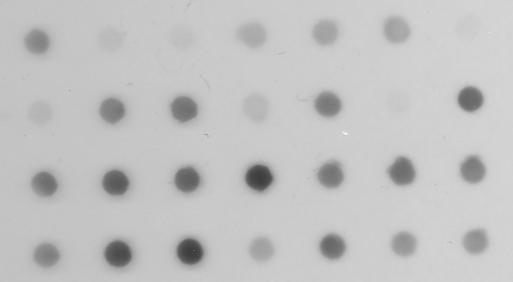
#> input picture Dot_Blot.jpg, 513 x 282 px
$ jupyter execute --allow-errors T2_2022_corrpostTD_students.ipynb   (shell and % lines are left out)
#> lines starting #> are read from the running program, lines starting #| are printed output that depends on the picture; long printed decimals are rounded
# Tutorial 2 - fourier transforms & filters

## Objectives:

 - Fourier transform of images (FT)
     - display the amplitude and phase of the FT of an image
     - understand how characteristic of basic shapes influence the aspect of the FT amplitude
     - use the FT to apply filters in the frequency domain
 - apply filters in the frequency domain
 - apply convolution filter on images

<div class="alert alert-block alert-info">
    <i class="bi-hexagon"></i>
    Parts of the code that should be written of modified are specified by
    <strong>YOUR TURN</strong> at the beginning of comments lines in code cells.
    </div>

[cell 1]
# import libraries and functions
import numpy as np
from numpy.fft import fft2, fftshift, ifft2, ifftshift

import matplotlib.pyplot as plt
from matplotlib.pyplot import imread
from matplotlib.colors import LogNorm

import os
from scipy import ndimage

from skimage.morphology import dilation, erosion
from skimage.morphology import square,rectangle

[cell 2]
def giveiminfo(image):
    '''Prints the general characteristics of an image'''
    print("Python object type:",type(image))
    print("Image size: ",image.size,image.shape,
          "\nMatrix dimension: ",image.ndim)
    print("Coding: ",image.dtype)
    print("Minimum intensity: ",image.min(),
          "\nMaximum intensity: ", image.max(),'\n')

## Exercice 1: fourier transform

The discrete Fourier transform of an image is a complex image. Therefore it has two components and cannot be displayed like a simple image but rather two images: one amplitude or module image and one phase image.

> - We will use the `fft2` and `ifft2` functions from the numpy library to perform direct and inverse fourier transform respectively.
The output contains the term for zero frequency in the low-order corner of the transformed axes and the term for the Nyquist frequency in the middle of the axes.
> - We will then apply the `fftshift` and `ifftshift` function to shift the low frequency back to the center of the image.

Let's start by inspection of the Fourier transforms of simple images.

<div class="alert alert-block alert-warning">
    Change the frequency of the sine function and the dimension of the rectangle below. How does it affect the module of the fourier transform of the image?
    </div>

[cell 3]
# YOUR TURN: change the periodicity of the sine function
sin1=np.fromfunction(lambda x, y: 255*np.sin(1*y),(256,256))
ft_sin1= fftshift(fft2(sin1)/(256^2))

f = plt.figure(figsize=(15,8))
plt.subplot(1,3,1)
plt.imshow(sin1,cmap='gray')
plt.title("Original image")
plt.subplot(1,3,2)
plt.imshow(np.abs(ft_sin1), cmap='gray')
plt.title("Module of fourier transform")
plt.subplot(1,3,3)
plt.imshow(np.angle(ft_sin1), cmap='gray')
plt.title("Phase of fourier transform")
plt.show
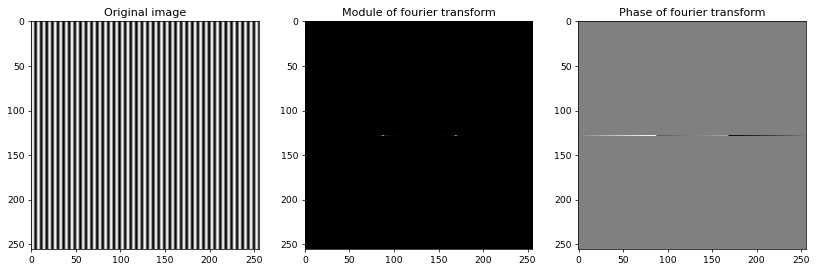
#> figure drawn by matplotlib, 3 panels

[cell 4]
# Create a black square image
square = np.zeros((512,512))
# Add a white rectangle
# YOUR TURN: change the dimensions of the rectangle
square[192:200,224:288]=1
# Perform fourier transform of the image
ft_sq= fftshift(fft2(square)/(square.shape[0]*square.shape[1]))

f = plt.figure(figsize=(15,8))
plt.subplot('131')
plt.imshow(square,cmap='gray')
plt.title("Original image")
plt.subplot('132')
plt.imshow(np.abs(ft_sq), cmap='gray')
plt.title("Module of fourier transform")
plt.subplot('133')
plt.imshow(np.angle(ft_sq), cmap='gray')
plt.title("Phase of fourier transform")
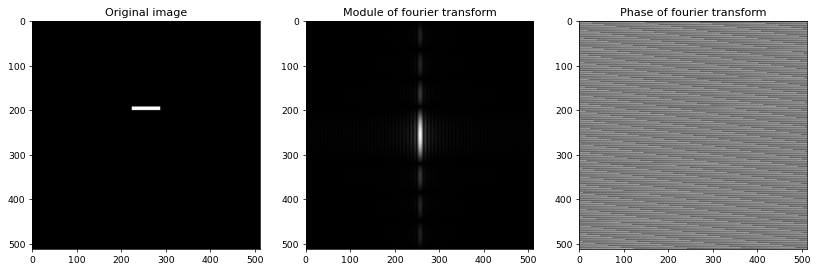
#> figure drawn by matplotlib, 3 panels

## Exercice 2: quantification of a dot blot

The following  black and white image shows the result of a dot blot experiment. We want to quantify the intensity of the dots.

Three different methods will be tested and compared:
- global thresholding
- adaptative thresholding
- use of knowledge on the image

The following blocks perform image preprocessing:
>1. Conversion to a monochromatic image using the `color.rgb2gray` function from SCIKIT-IMAGE
>1. Normalization to 8 bits

At every step, the evolution of image characteristics and the histogram are displayed.

[cell 5]
# Read the image
blot = imread('Dot_Blot.jpg')
#> blot is the input picture: shape (282, 513, 3); min 57, max 246, mean 194.5

# Check its characteristic
print('Raw image characteristics:')
giveiminfo(blot)
#| Python object type: <class 'numpy.ndarray'>
#| Image size:  433998 (282, 513, 3)
#| Matrix dimension:  3
#| Coding:  uint8
#| Minimum intensity:  57
#| Maximum intensity:  246

# Convert it to a grey image
from skimage import color
blotBW = color.rgb2gray(blot)

# Check its characteristic
print('Image characteristics after rgb2gray:')
giveiminfo(blotBW)
#| Python object type: <class 'numpy.ndarray'>
#| Image size:  144666 (282, 513)
#| Matrix dimension:  2
#| Coding:  float64
#| Minimum intensity:  0.2235
#| Maximum intensity:  0.9647

# Plot the histogram of the black and white image
f = plt.hist(blotBW.ravel(),bins=256, range=(0,1))
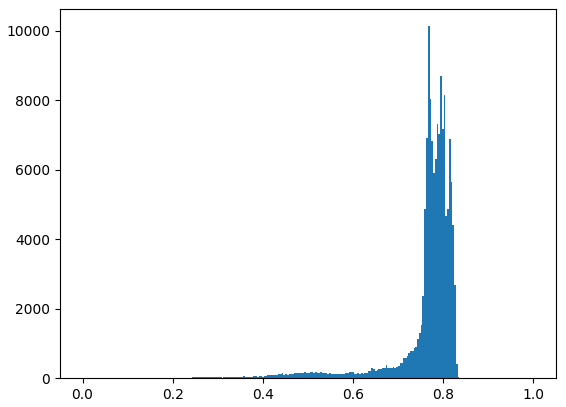
#> figure drawn by matplotlib, 1 panel; tallest bar 10126 high, from x = 0.766 to 0.77

After conversion to a monochromatic image using the `color.rgb2gray` function, the data are floats comprised between 0 and 1 and no longer 8 bits integers.
The following cell normalises data to 8 bits integers using the `img_as_ubyte` function from the `skimage` library.

[cell 6]
# Normalises the data of the monochromatic image to 8 bits integers
from skimage import img_as_ubyte
blotBW8b = img_as_ubyte(blotBW)
plt.hist(blotBW8b.ravel(),bins=256, range=(0,255))

giveiminfo(blotBW8b)
#| Python object type: <class 'numpy.ndarray'>
#| Image size:  144666 (282, 513)
#| Matrix dimension:  2
#| Coding:  uint8
#| Minimum intensity:  57
#| Maximum intensity:  246
#> figure, not shown here; tallest bar 10126 high, from x = 195.2 to 196.2
